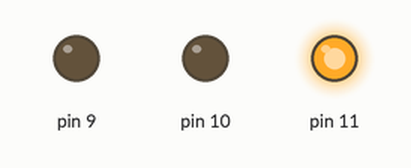
Simulated run of this sketch. Board: Arduino Uno, built with avr-gcc and run on an emulated ATmega328P. Shown: output pins drawn as LEDs (lit = HIGH).

Above: at 0.05 s.
At 0.55 s:
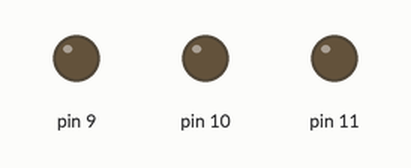
At 0.75 s:
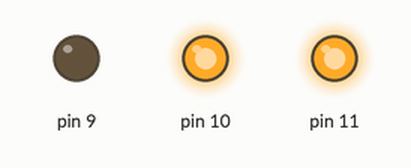
At 1.45 s:
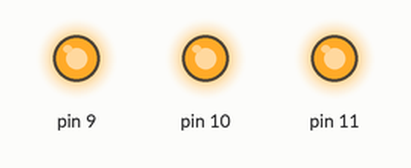
At 2.15 s:
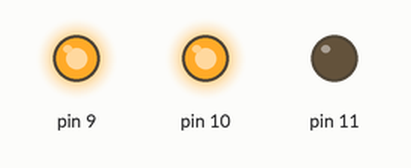
At 2.85 s:
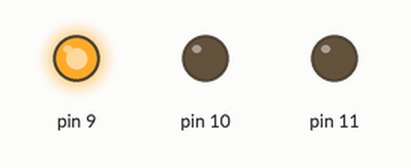
Timing chart, 0 to 3.1 s (numbered marks = the images above):
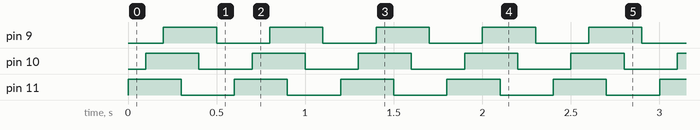

The sketch:

CIJE_Blink_3_LED.ino
```cpp
/*
Arshia Kohanteb created: August 20th
D11 = RED;
D10 = YELLOW;
D9 = GREEN;
*/

//THERE ARE 3 SECTIONS OF THE IDE:
//*GLOBAL VARIABLES
//*SETUP
//*LOOP
int timer = 100;
void setup() {
  // initialize digital pin 13 as an output.
  Serial.begin(9600);
  pinMode(11, OUTPUT);
  pinMode(10, OUTPUT);
  pinMode(9,  OUTPUT);
}

void loop() {
  digitalWrite(11, HIGH);
  delay(timer);
  digitalWrite(10, HIGH);
  delay(timer);
  digitalWrite(9, HIGH);
  delay(timer);
  digitalWrite(11 , LOW);
  delay(timer);
  digitalWrite(10 , LOW);
  delay(timer);
  digitalWrite(9 , LOW);
  delay(timer);
}
```

Measured:
- by itself, pin 9–11: alternates HIGH for 0.30 s and LOW for 0.30 s
- by itself, everything shown: repeats every 0.60 s, in 6 steps
